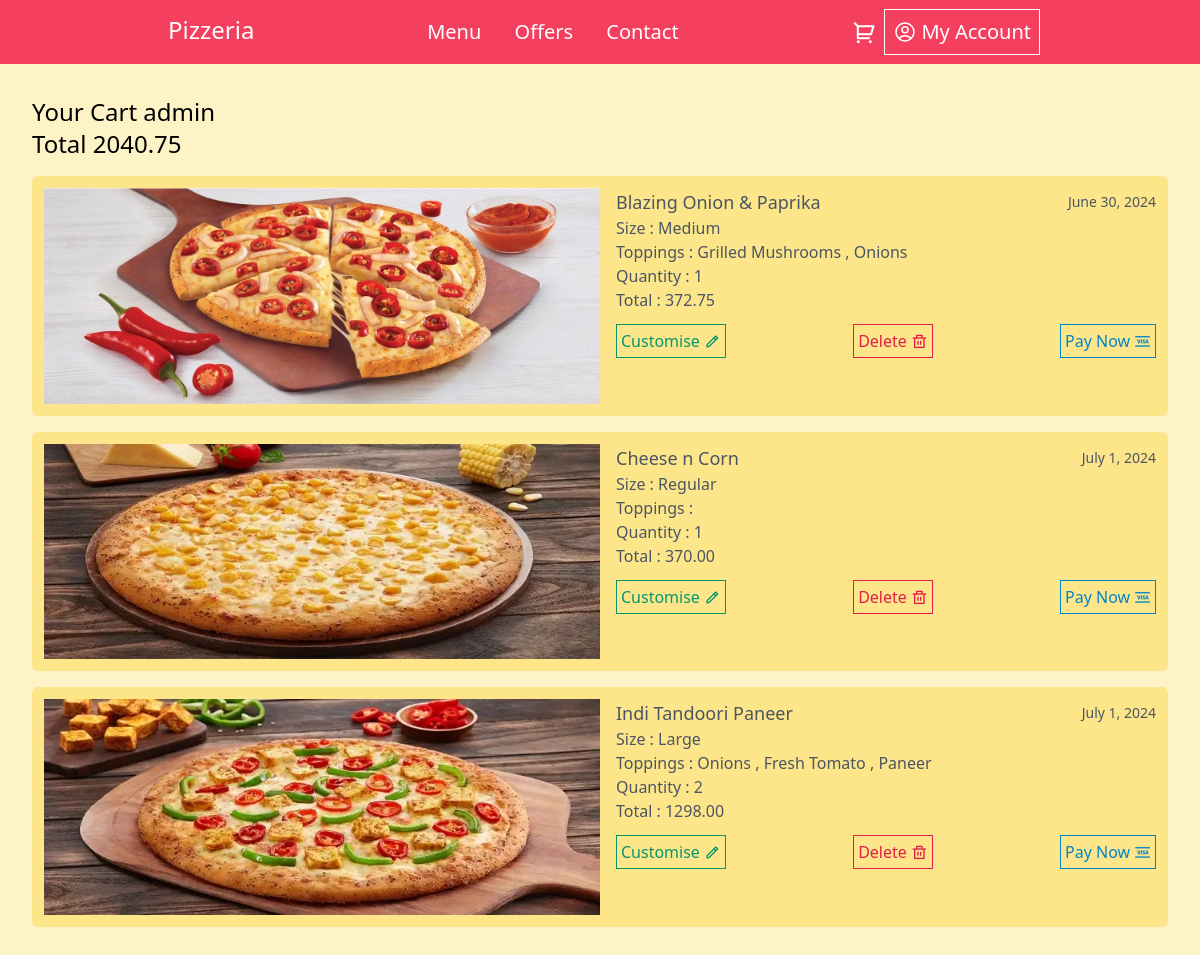
Screenshot of /cart_view/ (signed in) with the database file from the repository.
### orders/models.py (models this page shows)
class BaseModel(models.Model):
    uid = models.UUIDField(default=uuid.uuid4, editable=False, primary_key=True)
    created_at = models.DateTimeField(default=timezone.now)
    updated_at = models.DateTimeField(default=timezone.now)
    class Meta:
        abstract = True

class OrderItem(BaseModel):
    order = models.ForeignKey(CustomerOrder, related_name='items', on_delete=models.CASCADE)
    pizza = models.ForeignKey(Pizza, on_delete=models.CASCADE)
    size = models.ForeignKey(Size, on_delete=models.CASCADE)
    topping = models.ManyToManyField(Topping, blank=True)
    quantity = models.PositiveIntegerField()
    price = models.DecimalField(max_digits=7, decimal_places=2)

class Pizza(BaseModel):
    CATEGORY_CHOICE = [
        ('Veg', 'Veg'), ('Non-Veg', 'Non-Veg')
    ]
    name = models.CharField(max_length=100)
    description = models.TextField()
    pizza_image = models.ImageField(upload_to="pizza_image/", null=True)
    category = models.CharField(max_length=20, choices=CATEGORY_CHOICE)
    price = models.DecimalField(max_digits=6, decimal_places=2)
    available = models.BooleanField(default=True)

class Size(BaseModel):
    size = models.CharField(max_length=20)
    slices = models.PositiveIntegerField(max_length=2, null=True)
    price = models.DecimalField(max_digits=5, decimal_places=2)

class Topping(models.Model):
    CATEGORY_CHOICE = [
        ('Veg', 'Veg'), ('Non-Veg', 'Non-Veg')
    ]
    topping_name = models.CharField(max_length=100)
    price = models.DecimalField(max_digits=5, decimal_places=2)
    category = models.CharField(max_length=20, choices=CATEGORY_CHOICE, null=True)

### orders/views.py (the view)
# urls.py: path('cart_view/', cart_view, name='cart_view'),
def cart_view(request):
    customer_orders = CustomerOrder.objects.get(user = request.user, status = 'Pending')
    if not customer_orders:
        items = []
        order_total = 0
    else:
        items = OrderItem.objects.filter(order = customer_orders)
        order_total = sum(item.price for item in items)
    return render(request, 'cart.html', {'items':items, 'order_total':order_total})

### templates/cart.html (shortened to what this page needs)
{% extends 'base.html' %}
{% block main %}
<div class="">
    <h2 class="text-2xl font-medium">Your Cart {{ request.user }}</h2>
    <h2 class="text-2xl font-medium">Total {{ order_total }}</h2>
    {% if items %}
        {% for item in items %}
            <div class="bg-amber-200 p-3 rounded-md my-4">
                <div class="grid grid-cols-2 space-x-4">
                    <div class="">
                        <img src="{{ item.pizza.pizza_image.url }}" class="h-full w-full" alt="">
                    </div>
                    <div class="">
                        <div class="text-gray-600 font-medium">
                            <div class="flex items-center justify-between">
                                <h3 class="text-lg">{{ item.pizza.name }}</h3>
                                <h3 class="text-sm">{{ item.created_at|date:"F j, Y"}}</h3>
                            </div>
                            <h3>Size : {{ item.size.size }}</h3>
                            <h3>Toppings :
                                {% for top in item.topping.all %}
                                    {{ top.topping_name }}
                                    {% if not forloop.last %}, {% endif %}
                                {% endfor %}
                            </h3>
                            <h3>Quantity : {{ item.quantity }}</h3>
                            <h3>Total : {{ item.price }}</h3>
                        </div>
                        <div class="mt-3 flex items-center justify-between">
                            <a href="" class="border p-1 border-emerald-600 text-emerald-600 hover:bg-emerald-600 hover:text-white" >Customise <i class="ri-pencil-line"></i> </a>
                            <a href="{% url 'delete_cart_item' item.uid %}" class="border p-1 border-rose-600 text-rose-600 hover:bg-rose-600 hover:text-white" >Delete <i class="ri-delete-bin-line"></i> </a>
                            <a href="" class="border p-1 border-sky-600 text-sky-600 hover:bg-sky-600 hover:text-white" >Pay Now <i class="ri-visa-fill"></i> </a>
                        </div>
                    </div>
                </div>
            </div>
        {% endfor %}
    {% else %}
        <h2>No items in the cart</h2>
    {% endif %}
</div>
{% endblock %}

### rows the page displays
OrderItem: pizza.pizza_image (picture), pizza.name "Blazing Onion & Paprika", created_at "June 30, 2024", size.size "Medium", quantity "1", price "372.75"
Topping: topping_name "Grilled Mushrooms"
Topping: topping_name "Onions"
OrderItem: pizza.pizza_image (picture), pizza.name "Cheese n Corn", created_at "July 1, 2024", size.size "Regular", quantity "1", price "370.00"
OrderItem: pizza.pizza_image (picture), pizza.name "Indi Tandoori Paneer", created_at "July 1, 2024", size.size "Large", quantity "2", price "1298.00"
Topping: topping_name "Fresh Tomato"
Topping: topping_name "Paneer"

### other values shown
{{ request.user }} "admin"
{{ order_total }} "2040.75"
